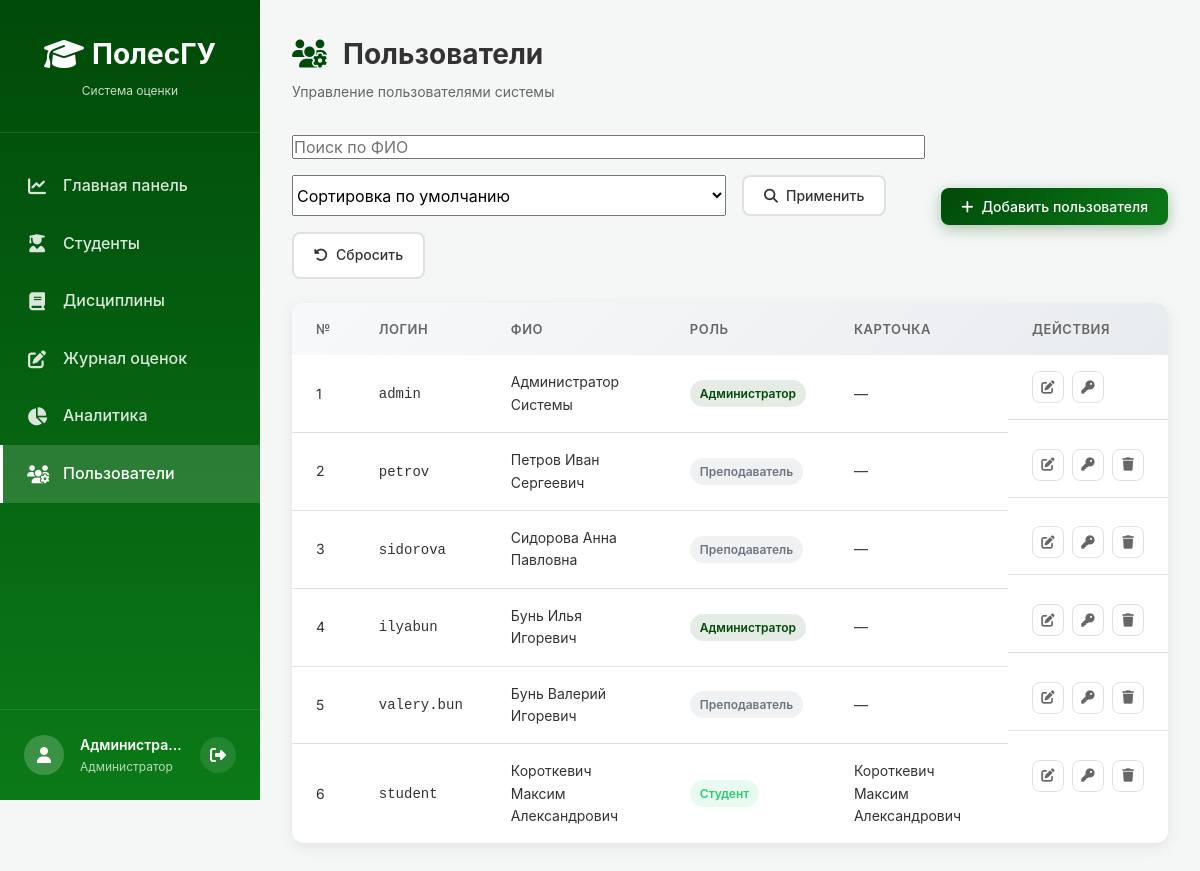
/index.php?module=users (signed in), run on the app's committed database.
### tables this page shows
CREATE TABLE users (
        id INTEGER PRIMARY KEY AUTOINCREMENT,
        login TEXT UNIQUE NOT NULL,
        password TEXT NOT NULL,
        role TEXT NOT NULL DEFAULT 'teacher', -- 'admin' или 'teacher'
        full_name TEXT NOT NULL
    , student_id INTEGER DEFAULT NULL);

CREATE TABLE students (
        id INTEGER PRIMARY KEY AUTOINCREMENT,
        group_id INTEGER NOT NULL,
        full_name TEXT NOT NULL,
        birth_date TEXT,
        status TEXT DEFAULT 'active', -- 'active' или 'expelled'
        FOREIGN KEY (group_id) REFERENCES groups(id) ON DELETE CASCADE
    );

### config/functions.php (called while the page is built, shortened)
<?php
function escape($string) {
    return htmlspecialchars($string, ENT_QUOTES, 'UTF-8');
}
?>

### modules/users/index.php (the view, shortened to what this page needs)
<?php
require_once __DIR__ . '/../../config/functions.php';
$pdo = getDB();
$searchQuery = trim($_GET['search'] ?? '');
$sortRole = trim($_GET['sort_role'] ?? 'default');
$sql = "SELECT u.*, s.full_name as linked_student_name
        FROM users u
        LEFT JOIN students s ON u.student_id = s.id";
$params = [];
if ($sortRole === 'role') {
    $sql .= " ORDER BY CASE u.role
                    WHEN 'admin' THEN 1
                    WHEN 'teacher' THEN 2
                    WHEN 'student' THEN 3
                    ELSE 4
                END ASC, u.full_name ASC";
} else {
    $sql .= " ORDER BY u.id ASC";
}
$stmt = $pdo->prepare($sql);
$stmt->execute($params);
$users = $stmt->fetchAll();
include __DIR__ . '/../../includes/header.php';
include __DIR__ . '/../../includes/sidebar.php';
?>
<main class="main-content">
    <div class="page-header">
        <h1><i class="fas fa-users-cog"></i> Пользователи</h1>
        <p>Управление пользователями системы</p>
    </div>
    <div class="actions-bar">
        <form method="GET" class="filter-form users-filter-form">
            <input type="text" name="search" placeholder="Поиск по ФИО" value="<?= escape($searchQuery) ?>">
            <select name="sort_role">
                <option value="default" <?= $sortRole === 'default' ? 'selected' : '' ?>>Сортировка по умолчанию</option>
            </select>
            <button type="submit" class="btn btn-secondary">
                <i class="fas fa-search"></i> Применить
            </button>
            <a href="/index.php?module=users" class="btn btn-secondary">
                <i class="fas fa-rotate-left"></i> Сбросить
            </a>
        </form>
        <button class="btn btn-primary" onclick="openAddModal()">
            <i class="fas fa-plus"></i> Добавить пользователя
        </button>
    </div>
    <div class="table-card">
        <div class="table-body">
            <table class="data-table">
                <thead>
                    <tr>
                        <th>№</th>
                        <th>Логин</th>
                        <th>ФИО</th>
                        <th>Роль</th>
                        <th>Карточка</th>
                        <th>Действия</th>
                    </tr>
                </thead>
                <tbody>
                    <?php foreach ($users as $index => $user): ?>
                    <tr>
                        <td><?= $index + 1 ?></td>
                        <td><code><?= escape($user['login']) ?></code></td>
                        <td><?= escape($user['full_name']) ?></td>
                        <td>
                            <?php if ($user['role'] === 'admin'): ?>
                            <span class="badge badge-primary">Администратор</span>
                            <?php elseif ($user['role'] === 'student'): ?>
                            <span class="badge badge-success">Студент</span>
                            <?php else: ?>
                            <span class="badge badge-secondary">Преподаватель</span>
                            <?php endif; ?>
                        </td>
                        <td><?= $user['role'] === 'student' && $user['linked_student_name'] ? escape($user['linked_student_name']) : '—' ?></td>
                        <td class="actions">
                            <button class="btn-icon" onclick="editUser(<?= htmlspecialchars(json_encode($user)) ?>)" title="Редактировать">
                                <i class="fas fa-edit"></i>
                            </button>
                            <button class="btn-icon" onclick="changePassword(<?= $user['id'] ?>, '<?= escape($user['login']) ?>')" title="Сменить пароль">
                                <i class="fas fa-key"></i>
                            </button>
                            <?php if ($user['id'] !== $_SESSION['user_id']): ?>
                            <button class="btn-icon btn-danger" onclick="deleteUser(<?= $user['id'] ?>, '<?= escape($user['login']) ?>')" title="Удалить">
                                <i class="fas fa-trash"></i>
                            </button>
                            <?php endif; ?>
                        </td>
                    </tr>
                    <?php endforeach; ?>
                </tbody>
            </table>
        </div>
    </div>
</main>
<?php include __DIR__ . '/../../includes/footer.php'; ?>

### data on the page
users: login "admin", full_name "Администратор Системы", role "Администратор"
users: login "petrov", full_name "Петров Иван Сергеевич", role "Преподаватель"
users: login "sidorova", full_name "Сидорова Анна Павловна", role "Преподаватель"
users: login "ilyabun", full_name "Бунь Илья Игоревич", role "Администратор"
users: login "valery.bun", full_name "Бунь Валерий Игоревич", role "Преподаватель"
users: login "student", full_name "Короткевич Максим Александрович", role "Студент", student.full_name "Короткевич Максим Александрович"

### other printed values
$_SESSION['full_name'] "Администра…"
getRoleLabel($_SESSION['role']) "Администратор"
